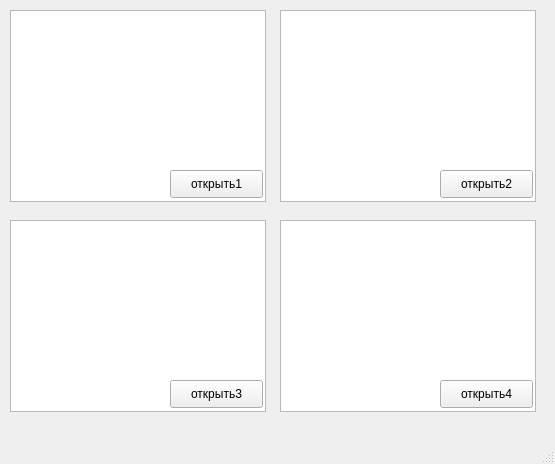
<?xml version="1.0" encoding="UTF-8"?>
<ui version="4.0">
 <class>MainWindow</class>
 <widget class="QMainWindow" name="MainWindow">
  <property name="geometry">
   <rect>
    <x>0</x>
    <y>0</y>
    <width>555</width>
    <height>464</height>
   </rect>
  </property>
  <property name="windowTitle">
   <string>ver0.3</string>
  </property>
  <widget class="QWidget" name="centralwidget">
   <widget class="QListView" name="listView">
    <property name="geometry">
     <rect>
      <x>10</x>
      <y>10</y>
      <width>256</width>
      <height>192</height>
     </rect>
    </property>
   </widget>
   <widget class="QListView" name="listView_2">
    <property name="geometry">
     <rect>
      <x>280</x>
      <y>10</y>
      <width>256</width>
      <height>192</height>
     </rect>
    </property>
   </widget>
   <widget class="QListView" name="listView_3">
    <property name="geometry">
     <rect>
      <x>10</x>
      <y>220</y>
      <width>256</width>
      <height>192</height>
     </rect>
    </property>
   </widget>
   <widget class="QListView" name="listView_4">
    <property name="geometry">
     <rect>
      <x>280</x>
      <y>220</y>
      <width>256</width>
      <height>192</height>
     </rect>
    </property>
   </widget>
   <widget class="QPushButton" name="pushButton">
    <property name="geometry">
     <rect>
      <x>170</x>
      <y>170</y>
      <width>93</width>
      <height>28</height>
     </rect>
    </property>
    <property name="text">
     <string>открыть1</string>
    </property>
   </widget>
   <widget class="QPushButton" name="pushButton_2">
    <property name="geometry">
     <rect>
      <x>440</x>
      <y>170</y>
      <width>93</width>
      <height>28</height>
     </rect>
    </property>
    <property name="text">
     <string>открыть2</string>
    </property>
   </widget>
   <widget class="QPushButton" name="pushButton_3">
    <property name="geometry">
     <rect>
      <x>170</x>
      <y>380</y>
      <width>93</width>
      <height>28</height>
     </rect>
    </property>
    <property name="text">
     <string>открыть3</string>
    </property>
   </widget>
   <widget class="QPushButton" name="pushButton_4">
    <property name="geometry">
     <rect>
      <x>440</x>
      <y>380</y>
      <width>93</width>
      <height>28</height>
     </rect>
    </property>
    <property name="text">
     <string>открыть4</string>
    </property>
   </widget>
  </widget>
  <widget class="QMenuBar" name="menubar">
   <property name="geometry">
    <rect>
     <x>0</x>
     <y>0</y>
     <width>555</width>
     <height>26</height>
    </rect>
   </property>
  </widget>
  <widget class="QStatusBar" name="statusbar"/>
 </widget>
 <resources/>
 <connections/>
</ui>
